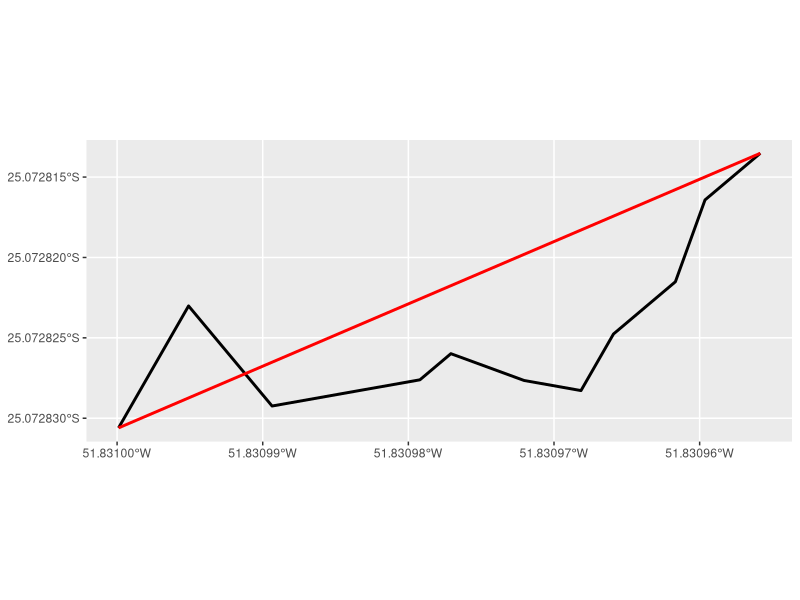
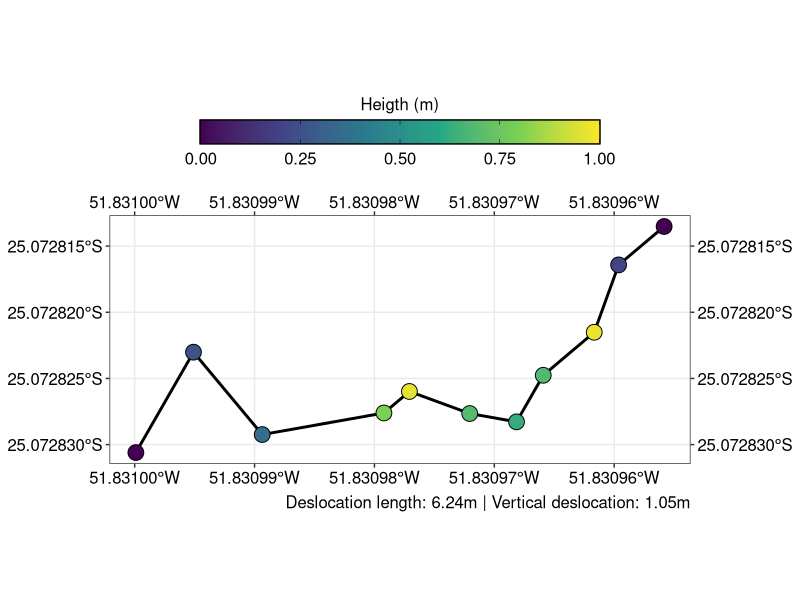
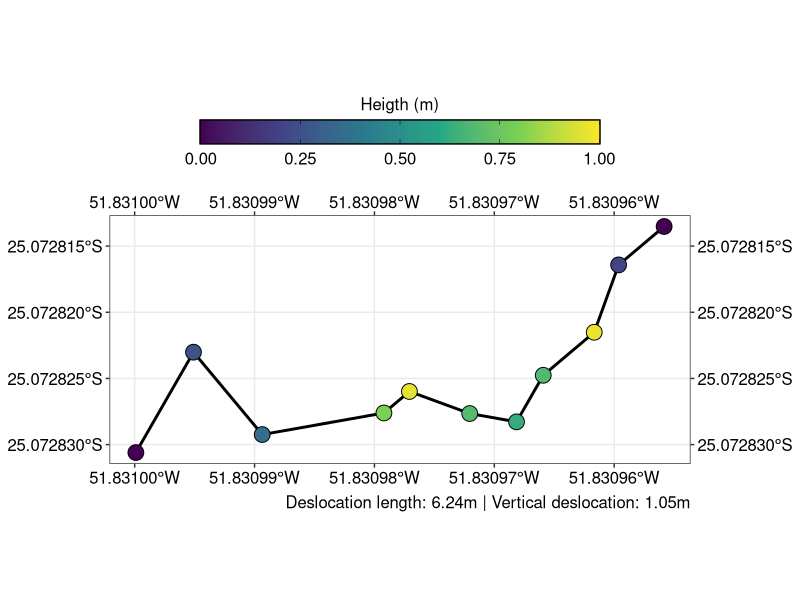

Here is the R script that generated these plots, in order:
# Pacotes ----

library(tidyverse)

library(geosphere)

library(sf)

# Dados ----

## Vetores ----

### Distâncias em metros ----

distancias <- c(97,	90,	104,	28,	54,	40,	45,	56,	60,	50)/100

distancias

### Graus de Azimute (0-360°) ----

angulos <- c(30,140, 80,50, 110, 100, 30, 50, 20,50)

angulos

### Altura em métros ----

alturas <- c(26, 36, 80, 96, 69, 62, 68, 97, 20, 0)/100

alturas

## Coordenadas ----

lat_ini <- -25.0728306

lon_ini <- -51.8309999

lat_final <- -25.0727972

lon_final <- -51.8309944

## Dataframe das coordenadas inicais do trajeto ----

trajeto <- tibble::tibble(lon = lon_ini, lat = lat_ini, altura = 0)

trajeto

# Análise dde trajeto ----

## Calculando as novas coordenadas ----

for (i in 1:length(distancias)) {

  destino <- geosphere::destPoint(c(trajeto$lon[i],
                                    trajeto$lat[i]),
                                  angulos[i],
                                  distancias[i])

  trajeto <- dplyr::bind_rows(trajeto,
                                   tibble::tibble(lat = destino[2],
                                                  lon = destino[1],
                                                  altura = alturas[i]))

}

trajeto

## Deslocamento e tortuosidade ----

### Criando o shapefiles ----

trajeto_total <- trajeto |>
  sf::st_as_sf(coords = c("lon", "lat"),
               crs = 4674) |>
  dplyr::summarise(do_union = FALSE) |>
  sf::st_cast("LINESTRING")

trajeto_minimo <- trajeto[c(1, nrow(trajeto)), ] |>
  sf::st_as_sf(coords = c("lon", "lat"),
               crs = 4674) |>
  dplyr::summarise(do_union = FALSE) |>
  sf::st_cast("LINESTRING")

ggplot() +
  geom_sf(data = trajeto_total, linewidth = 1) +
  geom_sf(data = trajeto_minimo, linewidth = 1, color = "red")


### Calculando ----

tortuosidade <- sf::st_length(trajeto_total) / sf::st_length(trajeto_minimo)

tortuosidade

## Deslocamento vertical ----

desloc_vert <- sum(diff(alturas)[diff(alturas) > 0], na.rm = TRUE)

desloc_vert

# Mapa ----

pontos <- trajeto |>
  sf::st_as_sf(coords = c("lon", "lat"),
               crs = 4674)

ggplot() +
  geom_sf(data = trajeto_total, linewidth = 1) +
  geom_sf(data = pontos,
          size = 5,
          shape = 21,
          color = "black",
          aes(fill = altura)) +
  scale_fill_viridis_c(limits = c(0, 1)) +
  coord_sf(label_graticule = "NSWE") +
  labs(fill = "Heigth (m)",
       caption = paste0("Deslocation length: ",
                        sf::st_length(trajeto_total) |> round(2),
                        "m | Vertical deslocation: ",
                        desloc_vert,
                        "m")) +
  guides(fill = guide_colourbar(title.position = "top",
                                title.hjust = 0.5,
                                barwidth = 20,
                                frame.colour = "black",
                                ticks.colour = "black")) +
  theme_bw() +
  theme(axis.text = element_text(color = "black", size = 12),
        legend.text = element_text(color = "black", size = 12),
        legend.title = element_text(color = "black", size = 12),
        legend.position = "top",
        plot.caption = element_text(color = "black", size = 12))

ggsave(filename = "mapa_yohana.png",
       height = 10,
       width = 12)
